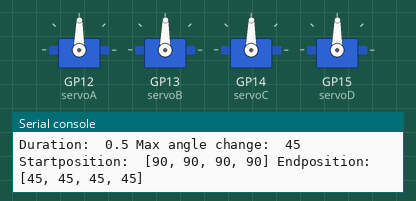
This program was run on a simulated Raspberry Pi Pico running CircuitPython. On the bench: 4 × servo, the last lines printed to the serial console.

Above: at 0.05 s.
At 0.75 s:
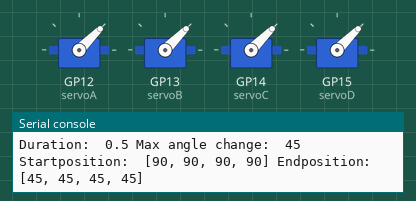
At 1.5 s:
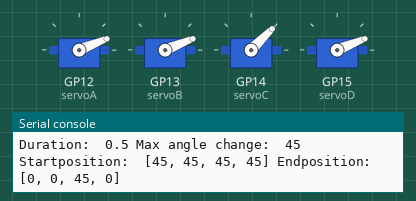
At 2.95 s:
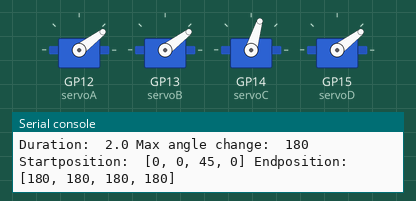
At 4.4 s:
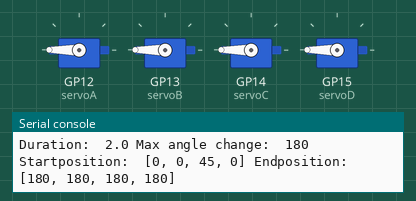
At 5.85 s:
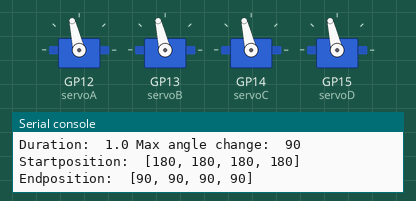
Timing chart, 0 to 8.6 s (numbered marks = the images above):
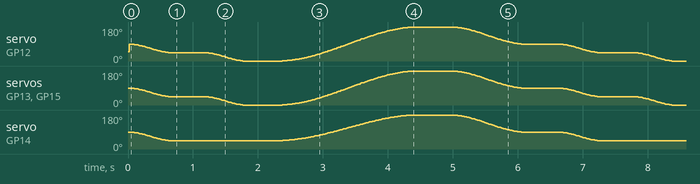

The program:

ease_test.py
```python
# servo_animation_code.py -- show simple servo animation list
import time, random, board
from pwmio import PWMOut
from adafruit_motor import servo

# positionen für jeden servo, die wir durchlaufen
positionen = [[90, 90, 90, 90], [45,45,45,45], [0, 0, 45, 0], [180, 180, 180, 180]]


# your servo will likely have different min_pulse & max_pulse settings
servoA = servo.Servo(PWMOut(board.GP12, frequency=50), min_pulse=500, max_pulse=2250)
servoB = servo.Servo(PWMOut(board.GP13, frequency=50), min_pulse=500, max_pulse=2250)
servoC = servo.Servo(PWMOut(board.GP14, frequency=50), min_pulse=500, max_pulse=2250)
servoD = servo.Servo(PWMOut(board.GP15, frequency=50), min_pulse=500, max_pulse=2250)

# the animation to play
animation = (
    (0, 2.0),
    (90, 2.0),
    (120, 2.0),
    (180, 2.0)
)
ani_pos = 0 # where in list to start our animation
ease_speed = 0.2# how fast to move between positions
num_ease_slices = 50 # how many steps to take between positions

servoA.angle = 50 # start at 0

DEBUG = False

def move_servos_eased(servos, start_positions, end_positions, duration):
    steps = 500
    for i in range(steps + 1):
        t = i / steps
        eased_t = t * t * (3 - 2 * t)
        for servo, start_pos, end_pos in zip(servos, start_positions, end_positions):
            if DEBUG:
                print("Servo: ", servo, "Start: ", start_pos, "End: ", end_pos)
            servo.angle = start_pos + (end_pos - start_pos) * eased_t
        time.sleep(duration / steps)


def move_servos(servos, positions):
    for servo, position in zip(servos, positions):
        servo.angle = position


print("Start")
print("erst mal normal")
move_servos([servoA, servoB, servoC, servoD], positionen[0])


while True:
    print("jetzt eased")
    # get the start and end position from the positionen list
    start_positions = positionen[ani_pos]
    end_positions = positionen[(ani_pos + 1) % len(positionen)]
    max_angle_change = max(abs(end - start) for start, end in zip(start_positions, end_positions))
    duration = 2.0 * (max_angle_change / 180.0)  # scale duration based on the maximum angle change
    print("Duration: ", duration, "Max angle change: ", max_angle_change)
    print("Startposition: ", start_positions, "Endposition: ", end_positions)

    # move the servos
    move_servos_eased([servoA, servoB, servoC, servoD], start_positions, end_positions, duration)

    # move to the next position
    ani_pos = (ani_pos + 1) % len(positionen)
    time.sleep(0.5)  # wait a bit before starting the animation again
```
